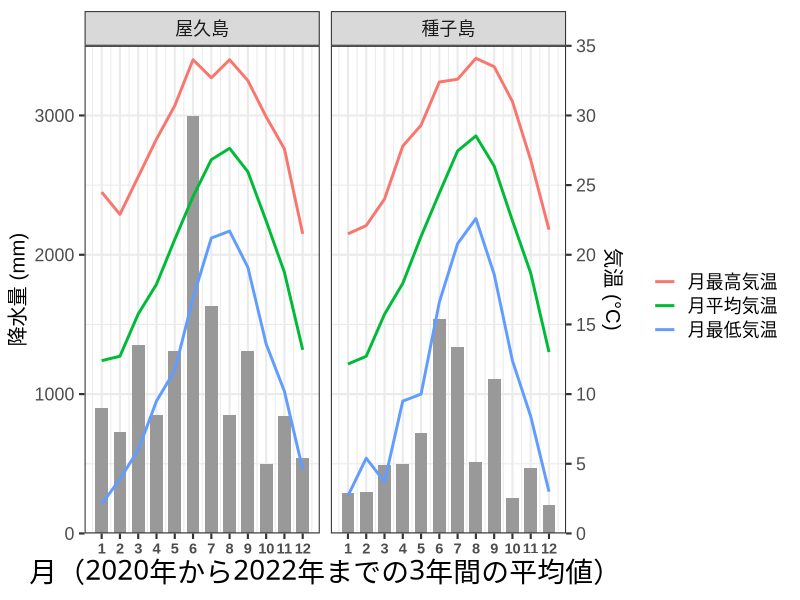

This chart was generated by the following R code: (Note: this script raises an error after producing the figure.)
## ---- chunk 1
library(tidyverse)


y1.lim <- c(0,35) #左軸気温
y2.lim <- c(0,3500) #右軸降水量

scaler <- (y2.lim[2] - y2.lim[1])/(y1.lim[2] - y1.lim[1])


read_csv("taneyaku_climate20_22.csv", skip = 6) %>% 
  drop_na() %>% 
  group_by(site, month) %>% 
  summarise("temp_max_month" = max(temp_max),
            "temp_mean_month" = mean(temp_mean),
            "temp_min_month" = min(temp_min),
            "rainfall_month" = sum(rainfall)/3,
            "wind_speed_month" = mean(wind_speed)) %>%
  pivot_longer(cols = temp_max_month:temp_min_month, 
               names_to = "temp_type", 
               values_to = "temp_month") %>% 
  mutate(site = str_replace_all(site, c("tane" = "種子島", "yaku" = "屋久島"))) %>% 
  ggplot() +
  facet_grid(~ site) +
  geom_bar(aes(x = month, y = rainfall_month), 
           stat = 'identity', fill = "grey60", 
           width = 0.7,
           breaks = seq(0,3500,500)) +
  geom_line(aes(x = month, y = temp_month*scaler, color = temp_type), size = 1) +
  scale_color_hue(name = "", labels = c(temp_max_month = "月最高気温", 
                                        temp_mean_month = "月平均気温", 
                                        temp_min_month = "月最低気温")) + 
  scale_x_continuous(breaks = seq(1,12,1)) +
  scale_y_continuous(limit = y2.lim, 
                     expand = c(0, 0), 
                     sec.axis=sec_axis(trans = ~ ./scaler, 
                     breaks = seq(y1.lim[1],y1.lim[2],5), 
                     name="気温 (°C)")) +
  labs(x = "月（2020年から2022年までの3年間の平均値）",
       y = "降水量 (mm)") +
  theme_bw(base_size = 16)+
  theme(axis.title.y = element_text(family = "Arial", size = 14.5),
        axis.text.x = element_text(family="Arial",
                                   face = "bold", size = 10.5),
        axis.title = element_text(family = "Yu Gothic",
                                  size = 20),
        legend.text = element_text(family = "Yu Gothic"),
        axis.text.y = element_text(family ="Arial"),
        plot.caption = element_text(family = "Yu Gothic")) 




## ---- chunk 2
knitr::include_graphics("image/marusaru.png")
